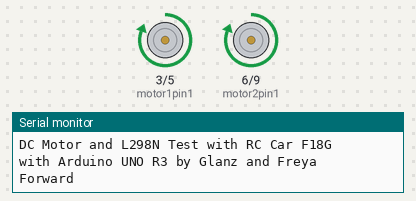
This sketch was run on a simulated Arduino Uno, built with avr-gcc and run on an emulated ATmega328P. Shown: motor-driver pin pairs drawn as motors (green arrow = first pin HIGH = forward, orange = second pin HIGH = backward, longer = more drive), the last lines printed to the serial monitor.

Above: at 1.1 s.
At 3.4 s:
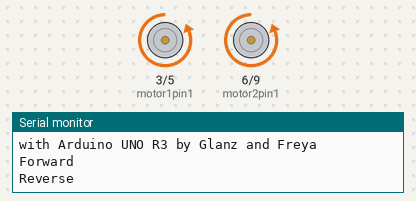
At 5.1 s:
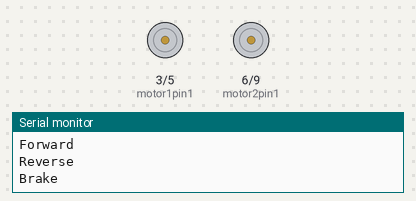
Timing chart, 0 to 7.3 s (numbered marks = the images above):
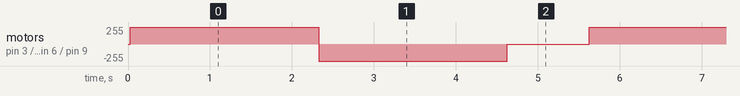

The sketch:

DCMotor-L298N.ino
```cpp
const int motor1pin1 = 3;
const int motor1pin2 = 5;
const int motor2pin1 = 6;
const int motor2pin2 = 9;


void setup() {
  // put your setup code here, to run once:
  Serial.begin (9600);
  Serial.println("DC Motor and L298N Test with RC Car F18G");
  Serial.println("with Arduino UNO R3 by Glanz and Freya");
  pinMode(motor1pin1, OUTPUT);
  pinMode(motor1pin2, OUTPUT);
  pinMode(motor2pin1, OUTPUT);
  pinMode(motor2pin2, OUTPUT);
  //pinMode(motor3pin1, OUTPUT);
  //pinMode(motor3pin2, OUTPUT);
  //pinMode(motor4pin1, OUTPUT);
  //pinMode(motor4pin2, OUTPUT);

}

void demoOne() {

  //Controlling spin direction of motors:
  //Spin forward
  Serial.println("Forward");
  digitalWrite(motor1pin1, HIGH);
  digitalWrite(motor1pin2, LOW);

  digitalWrite(motor2pin1, HIGH);
  digitalWrite(motor2pin2, LOW);

  delay(2300);
  //Spin Backward
  Serial.println("Reverse");
  digitalWrite(motor1pin1, LOW);
  digitalWrite(motor1pin2, HIGH);

  digitalWrite(motor2pin1, LOW);
  digitalWrite(motor2pin2, HIGH);

  delay(2300);

  //Stop
  Serial.println("Brake");
  digitalWrite(motor1pin1, LOW);
  digitalWrite(motor1pin2, LOW);

  digitalWrite(motor2pin1, LOW);
  digitalWrite(motor2pin2, LOW);

}

void loop()
{
  demoOne();
  delay(1000);
}
```

Measured:
- by itself, motor on pin 3 (motor1pin1) / pin 5 (motor1pin2), motor on pin 6 (motor2pin1) / pin 9 (motor2pin2): repeats every 5.6 s: backward 255/255 2.3 s, stopped 1.0 s, forward 255/255 2.3 s
